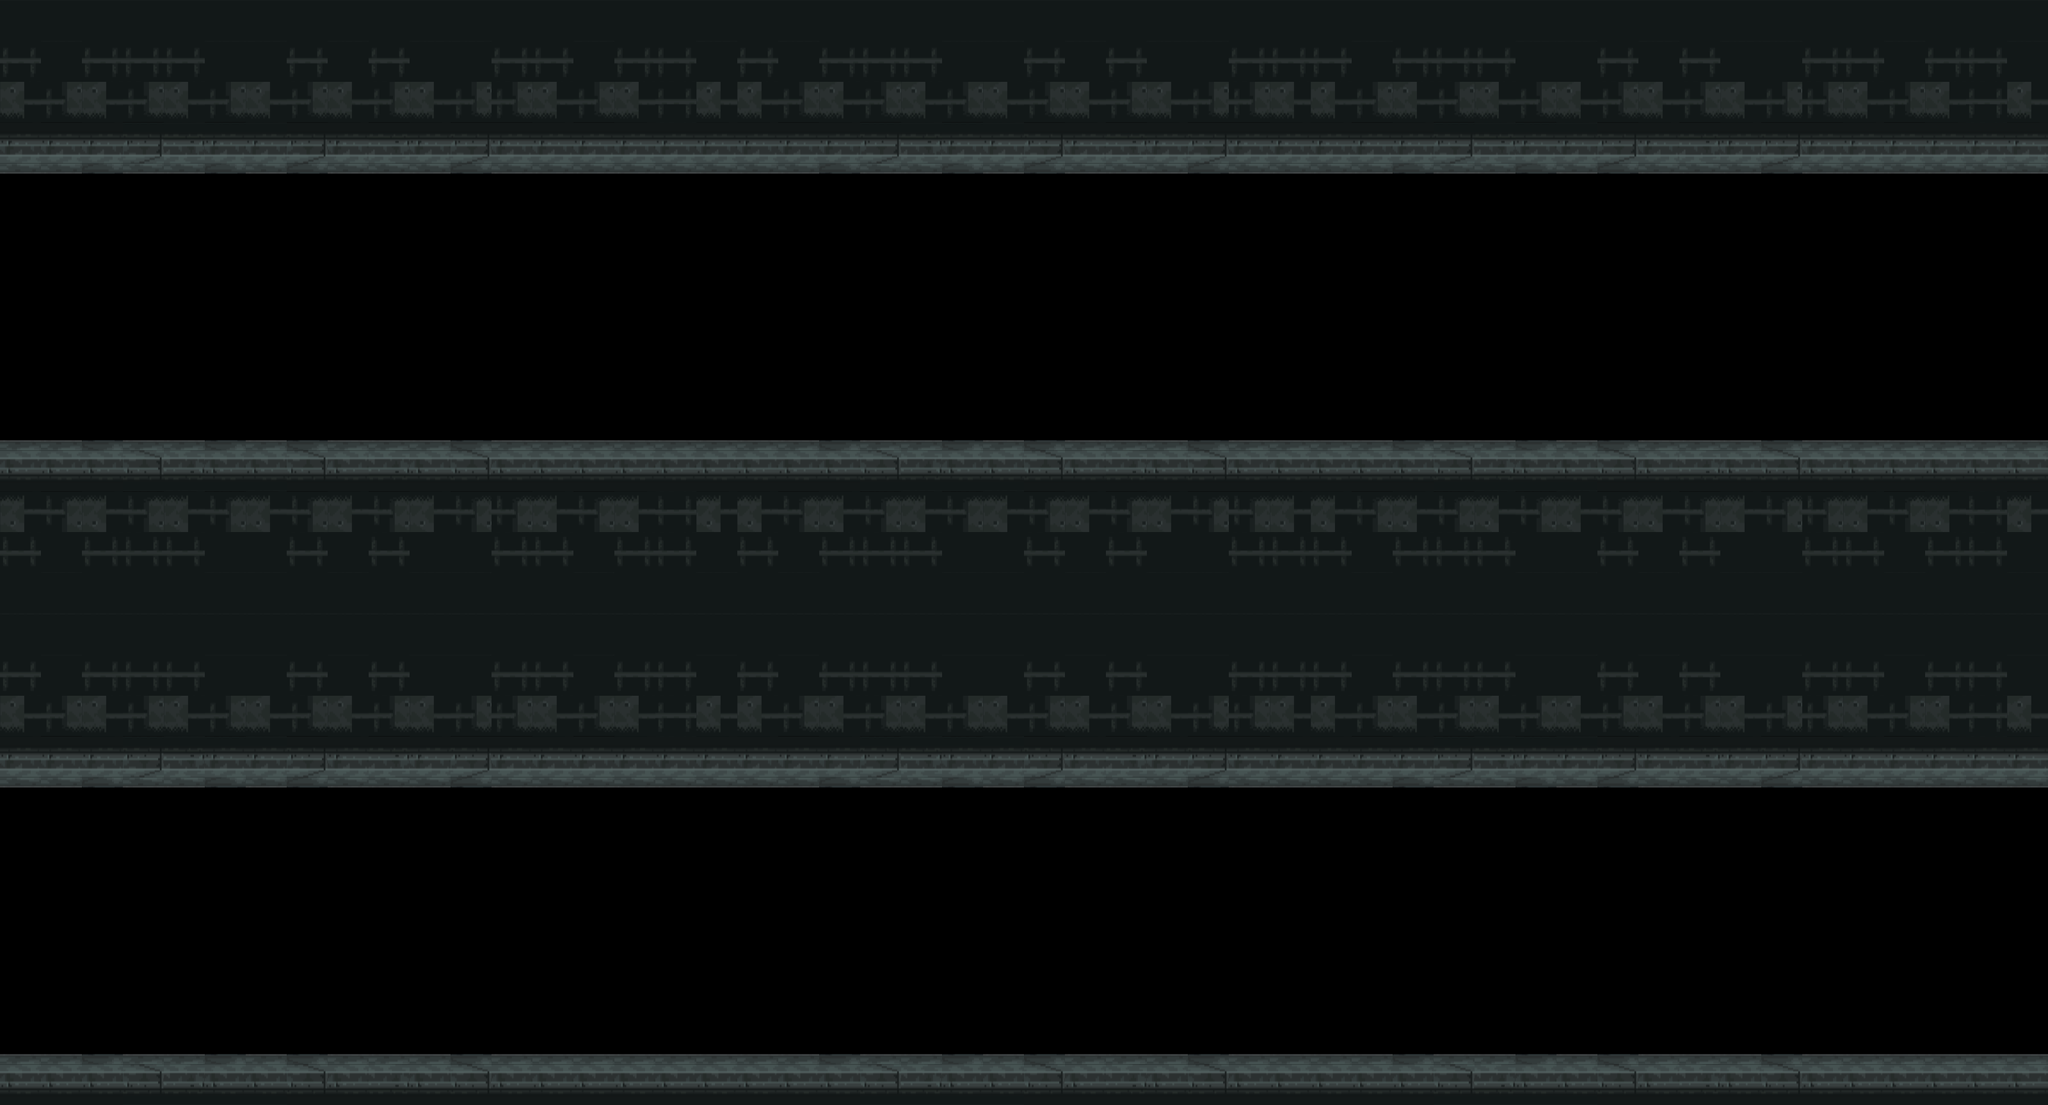

A level layout from a 2D game, rendered from its tile map. Below: a short description, then the map file with tile-grid data replaced by summaries:
An orthogonal 50x27 tile map with 64x64 px tiles, 3 tile layers (nocollide2, nocollide, collide).

<map version="1.4" tiledversion="1.4.2" orientation="orthogonal" renderorder="right-down" width="50" height="27" tilewidth="64" tileheight="64" infinite="0" nextlayerid="4" nextobjectid="1">
 <editorsettings>
  <export target="../new_level0.json" format="json" />
 </editorsettings>
 <tileset firstgid="1" name="level0" tilewidth="64" tileheight="64" tilecount="480" columns="30">
  <image source="../../environment/level0.png" width="1920" height="1080" />
  <tile id="122">
   <properties>
    <property name="name" value="invisible" />
   </properties>
  </tile>
 </tileset>
 <layer id="3" name="nocollide2" width="50" height="27">
  <data>[1350 cells, 850 non-empty, 7 distinct tile ids]</data>
 </layer>
 <layer id="2" name="nocollide" width="50" height="27">
  <data>[1350 cells, 0 non-empty, 0 distinct tile ids]</data>
 </layer>
 <layer id="1" name="collide" width="50" height="27">
  <data>[1350 cells, 228 non-empty, 4 distinct tile ids]</data>
 </layer>
</map>
